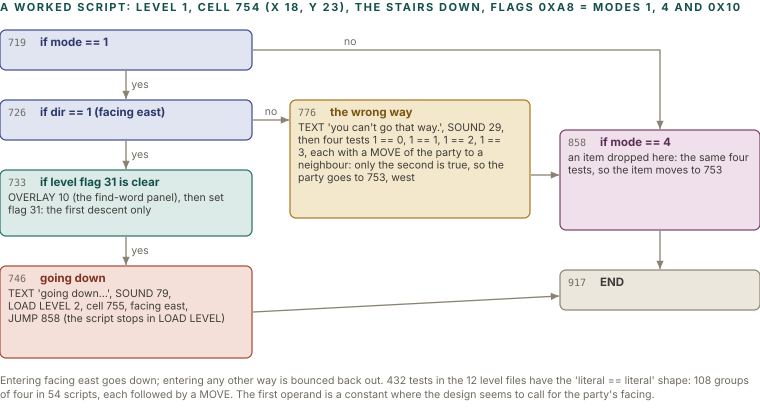

Reproduce this figure in Python.
import sys; sys.path.insert(0, '.')
from figlib import *

c = Canvas(760, 410)
c.section(0, 11, "A WORKED SCRIPT: LEVEL 1, CELL 754 (x 18, y 23), THE STAIRS DOWN, FLAGS 0xA8 = MODES 1, 4 AND 0x10")

def node(x, y, w, h, kind, off, title, lines):
    c.rect(x, y, w, h, fill=PAL[kind][2], stroke=PAL[kind][1], sw=1.2, rx=6)
    c.text(x + 8, y + 16, off, size=10, color=MUTED, mono=True)
    c.text(x + 40, y + 16, title, size=11.5, weight=700, color=PAL[kind][0])
    yy = y + 31
    for l in lines:
        for w_ in wrap(l, w - 18, 10.5):
            c.text(x + 8, yy, w_, size=10.5, color=INK2)
            yy += 12.5

A = (0, 30, 252, 40)
B = (0, 100, 252, 40)
C = (0, 170, 252, 66)
D = (0, 266, 252, 92)
E = (290, 100, 240, 118)
F = (560, 130, 200, 100)
node(*A, "navy", "719", "if mode == 1", [])
node(*B, "navy", "726", "if dir == 1  (facing east)", [])
node(*C, "teal", "733", "if level flag 31 is clear", ["OVERLAY 10 (the find-word panel), then set flag 31: the first descent only"])
node(*D, "red", "746", "going down", ["TEXT 'going down...', SOUND 79,", "LOAD LEVEL 2, cell 755, facing east,", "JUMP 858 (the script stops in LOAD LEVEL)"])
node(*E, "ochre", "776", "the wrong way", ["TEXT 'you can't go that way.', SOUND 29, then four tests 1 == 0, 1 == 1, 1 == 2, 1 == 3, each with a MOVE of the party to a neighbour: only the second is true, so the party goes to 753, west"])
node(560, 130, 200, 100, "plum", "858", "if mode == 4", ["an item dropped here: the same four tests, so the item moves to 753"])
END = (560, 270, 200, 40)
c.rect(*END[:4], fill=PAL["grey"][2], stroke=PAL["grey"][1], sw=1.2, rx=6)
c.text(END[0] + 8, END[1] + 16, "917", size=10, color=MUTED, mono=True)
c.text(END[0] + 40, END[1] + 16, "END", size=11.5, weight=700, color=PAL["grey"][0])
# arrows
c.arrow([(126, 71), (126, 99)], color=GREY, label="yes", lpos=0.5, ldx=14, ldy=3)
c.arrow([(126, 141), (126, 169)], color=GREY, label="yes", ldx=14, ldy=3)
c.arrow([(126, 237), (126, 265)], color=GREY, label="yes", ldx=14, ldy=3)
c.arrow([(253, 120), (289, 120)], color=GREY, label="no", ldx=0, ldy=-5)
c.arrow([(253, 50), (660, 50), (660, 129)], color=GREY, label="no", lpos=0.2, ldy=-5)
c.arrow([(531, 175), (559, 175)], color=GREY)
c.arrow([(660, 231), (660, 269)], color=GREY)
c.arrow([(253, 312), (559, 296)], color=GREY, curve=False)
c.arrow([(126, 359), (126, 359)], color=GREY) if False else None
c.text(0, 384, "Entering facing east goes down; entering any other way is bounced back out. 432 tests in the 12 level files have the 'literal == literal' shape: 108 groups", size=10.5, color=MUTED)
c.text(0, 398, "of four in 54 scripts, each followed by a MOVE. The first operand is a constant where the design seems to call for the party's facing.", size=10.5, color=MUTED)
c.save("figs/wld_stairs.svg")
